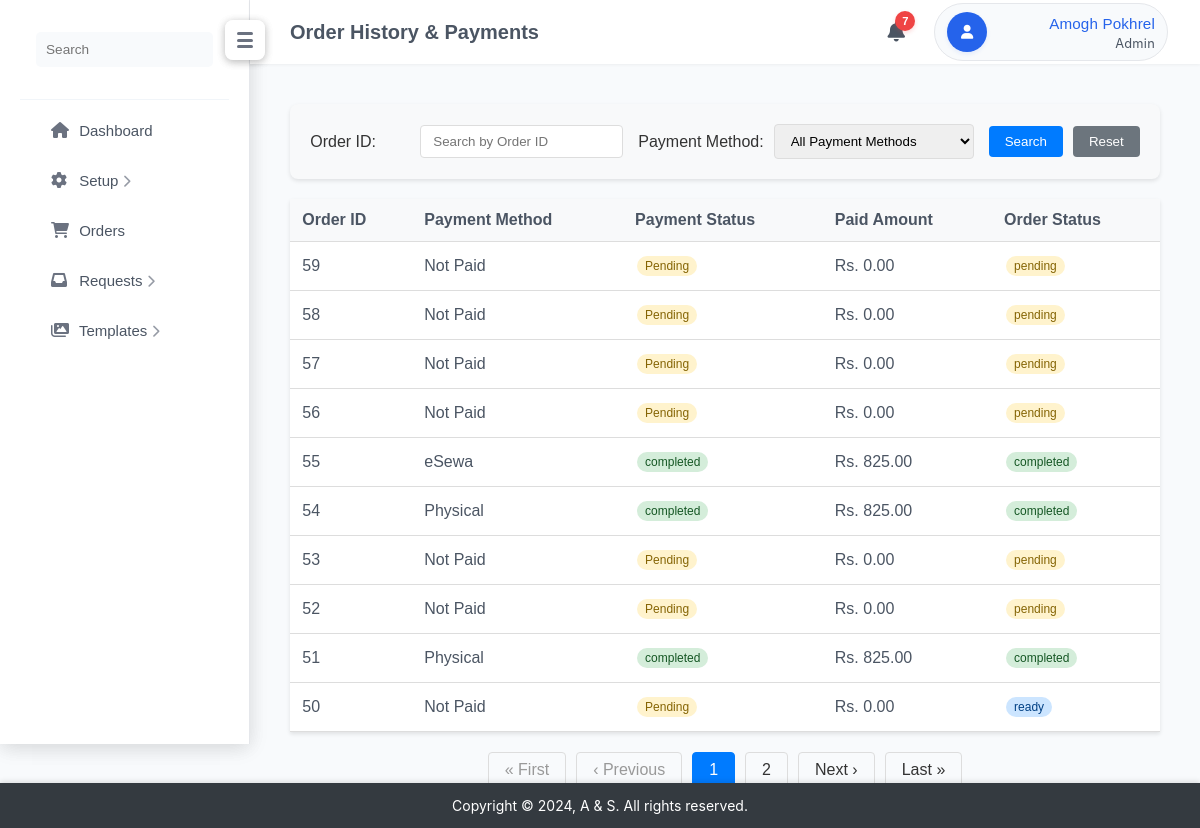
The page /pages/admin_order_history.php (signed in) on the database its author committed.
### tables this page shows
CREATE TABLE `order` (
  `id` int(11) NOT NULL,
  `uid` int(11) NOT NULL,
  `created_at` timestamp NOT NULL DEFAULT current_timestamp(),
  `order_date` timestamp NOT NULL DEFAULT current_timestamp()
);

### pages/admin_order_history.php (the view, shortened to what this page needs)
<?php
include '../includes/db.php';
$search_order_id = isset($_GET['order_id']) ? trim($_GET['order_id']) : '';
$search_payment_method = isset($_GET['payment_method']) ? trim($_GET['payment_method']) : '';
$items_per_page = 10;
$page = isset($_GET['page']) ? (int) $_GET['page'] : 1;
$offset = ($page - 1) * $items_per_page;
$params = array();
$count_query = "SELECT COUNT(DISTINCT o.id) as total FROM `order` o";
$stmt = $conn->prepare($count_query);
$stmt->execute();
$total_orders = $stmt->get_result()->fetch_assoc()['total'];
$total_pages = ceil($total_orders / $items_per_page);
$query = "SELECT DISTINCT o.*, u.name as customer_name
          FROM `order` o
          LEFT JOIN users u ON o.uid = u.id";
$query .= " ORDER BY o.order_date DESC LIMIT ? OFFSET ?";
$params[] = $items_per_page;
$params[] = $offset;
$stmt = $conn->prepare($query);
if (!empty($params)) {
    $stmt->bind_param(str_repeat('s', count($params)), ...$params);
}
$stmt->execute();
$result = $stmt->get_result();
$orders = array();
if ($result && $result->num_rows > 0) {
    while ($row = $result->fetch_assoc()) {
        $orders[] = $row;
    }
}
require_once '../includes/header.php';
?>
<!DOCTYPE html>
<html lang="en">
<head>
    <link rel="stylesheet" href="../assets/css/style.css">
</head>
<body>
    <?php include('../includes/header.php'); ?>
    <div class="main-content">
        <?php include('../includes/inner_header.php'); ?>
        <div class="container">
            <form class="search-form" method="GET">
                <div class="form-group">
                    <label for="order_id">Order ID:</label>
                    <input type="number" id="order_id" name="order_id" placeholder="Search by Order ID"
                        value="<?php echo htmlspecialchars($search_order_id); ?>">
                </div>
                <div class="form-group">
                    <label for="payment_method">Payment Method:</label>
                    <select id="payment_method" name="payment_method">
                        <option value="">All Payment Methods</option>
                    </select>
                </div>
                <div class="form-group">
                    <button type="submit">Search</button>
                    <button type="button" onclick="window.location.href='admin_order_history.php'">Reset</button>
                </div>
            </form>
            <table class="orders-table">
                <thead>
                    <tr>
                        <th>Order ID</th>
                        <th>Payment Method</th>
                        <th>Payment Status</th>
                        <th>Paid Amount</th>
                        <th>Order Status</th>
                    </tr>
                </thead>
                <tbody>
                    <?php
                    if (empty($orders)) {
                        echo "<tr><td colspan='5'>No orders found</td></tr>";
                    } else {
                        foreach ($orders as $order) {
                            $items_query = "SELECT oil.*, p.payment_method, p.amount as paid_amount,
                                          p.status as payment_status, p.payment_date, p.transaction_id
                                          FROM order_item_line oil
                                          LEFT JOIN payments p ON oil.id = p.order_item_id
                                          WHERE oil.oid = " . intval($order['id']);
                            $items_result = $conn->query($items_query);
                            $total_amount = 0;
                            $total_paid = 0;
                            $order_statuses = array();
                            $payment_methods = array();
                            $payment_statuses = array();
                            $payment_dates = array();
                            $transactions = array();
                            if ($items_result && $items_result->num_rows > 0) {
                                while ($item = $items_result->fetch_assoc()) {
                                    $total_amount += floatval($item['total_price']);
                                    $order_statuses[$item['status']] = true;
                                    if (!empty($item['payment_method'])) {
                                        if (strtolower($item['payment_method']) === 'esewa') {
                                            $payment_methods['eSewa'] = true;
                                        } else {
                                            $payment_methods['Physical'] = true;
                                        }
                                        $payment_statuses[$item['payment_status']] = true;
                                        if (!empty($item['payment_date'])) {
                                            $payment_dates[] = $item['payment_date'];
                                        }
                                        if (!empty($item['transaction_id'])) {
                                            $transactions[] = [
                                                'method' => $item['payment_method'],
                                                'id' => $item['transaction_id']
                                            ];
                                        }
                                        $total_paid += floatval($item['paid_amount']);
                                    }
                                }
                            }
                            ?>
                            <tr onclick="showOrderDetails(<?php
                            echo htmlspecialchars(json_encode([
                                'orderId' => $order['id'],
                                'customerName' => $order['customer_name'] ?? 'Unknown',
                                'orderDate' => date('Y-m-d H:i', strtotime($order['order_date'])),
                                'totalAmount' => number_format($total_amount, 2),
                                'paymentDates' => empty($payment_dates) ? ['N/A'] : array_map(function ($date) {
                                    return date('Y-m-d H:i', strtotime($date));
                                }, $payment_dates),
                                'transactions' => $transactions
                            ]));
                            ?>)">
                                <td><?php echo htmlspecialchars($order['id']); ?></td>
                                <td><?php
                                if (!empty($payment_methods)) {
                                    $methods = array_keys($payment_methods);
                                    sort($methods);
                                    echo implode(', ', $methods);
                                } else {
                                    echo 'Not Paid';
                                }
                                ?></td>
                                <td>
                                    <?php
                                    if (empty($payment_statuses)) {
                                        echo "<span class='status-badge status-pending'>Pending</span>";
                                    } else {
                                        foreach (array_keys($payment_statuses) as $status) {
                                            echo "<span class='status-badge status-" . strtolower($status) . "'>"
                                                . htmlspecialchars($status)
                                                . "</span> ";
                                        }
                                    }
                                    ?>
                                </td>
                                <td>Rs. <?php echo number_format($total_paid, 2); ?></td>
                                <td>
                                    <?php
                                    if (empty($order_statuses)) {
                                        echo "<span class='status-badge status-pending'>Pending</span>";
                                    } else {
                                        foreach (array_keys($order_statuses) as $status) {
                                            echo "<span class='status-badge status-" . strtolower($status) . "'>"
                                                . htmlspecialchars($status)
                                                . "</span> ";
                                        }
                                    }
                                    ?>
                                </td>
                            </tr>
                            <?php
                        }
                    }
                    ?>
                </tbody>
            </table>
            <?php if ($total_pages > 1): ?>
                <div class="pagination">
                    <?php if ($page > 1): ?>
                        <a
                            href="?page=1<?php echo !empty($search_order_id) ? '&order_id=' . urlencode($search_order_id) : ''; ?><?php echo !empty($search_payment_method) ? '&payment_method=' . urlencode($search_payment_method) : ''; ?>">&laquo;
                            First</a>
                        <a
                            href="?page=<?php echo $page - 1; ?><?php echo !empty($search_order_id) ? '&order_id=' . urlencode($search_order_id) : ''; ?><?php echo !empty($search_payment_method) ? '&payment_method=' . urlencode($search_payment_method) : ''; ?>">&lsaquo;
                            Previous</a>
                    <?php else: ?>
                        <span class="disabled">&laquo; First</span>
                        <span class="disabled">&lsaquo; Previous</span>
                    <?php endif; ?>
                    <?php
                    $start_page = max(1, $page - 2);
                    $end_page = min($total_pages, $page + 2);
                    for ($i = $start_page; $i <= $end_page; $i++) {
                        if ($i == $page) {
                            echo "<span class='active'>$i</span>";
                        } else {
                            echo "<a href='?page=$i" .
                                (!empty($search_order_id) ? '&order_id=' . urlencode($search_order_id) : '') .
                                (!empty($search_payment_method) ? '&payment_method=' . urlencode($search_payment_method) : '') .
                                "'>$i</a>";
                        }
                    }
                    ?>
                    <?php if ($page < $total_pages): ?>
                        <a
                            href="?page=<?php echo $page + 1; ?><?php echo !empty($search_order_id) ? '&order_id=' . urlencode($search_order_id) : ''; ?><?php echo !empty($search_payment_method) ? '&payment_method=' . urlencode($search_payment_method) : ''; ?>">Next
                            &rsaquo;</a>
                        <a
                            href="?page=<?php echo $total_pages; ?><?php echo !empty($search_order_id) ? '&order_id=' . urlencode($search_order_id) : ''; ?><?php echo !empty($search_payment_method) ? '&payment_method=' . urlencode($search_payment_method) : ''; ?>">Last
                            &raquo;</a>
                    <?php else: ?>
                        <span class="disabled">Next &rsaquo;</span>
                        <span class="disabled">Last &raquo;</span>
                    <?php endif; ?>
                </div>
            <?php endif; ?>
        </div>
    </div>
    <?php include('../includes/footer.php'); ?>
</body>
</html>

### rows shown on the page
order: id "59", shows "Not Paid", shows "Pending", total_paid "0.00", status "pending"
order: id "58", shows "Not Paid", shows "Pending", total_paid "0.00", status "pending"
order: id "57", shows "Not Paid", shows "Pending", total_paid "0.00", status "pending"
order: id "56", shows "Not Paid", shows "Pending", total_paid "0.00", status "pending"
order: id "55", methods "eSewa", status "completed", total_paid "825.00"
order: id "54", methods "Physical", status "completed", total_paid "825.00"
order: id "53", shows "Not Paid", shows "Pending", total_paid "0.00", status "pending"
order: id "52", shows "Not Paid", shows "Pending", total_paid "0.00", status "pending"
order: id "51", methods "Physical", status "completed", total_paid "825.00"
order: id "50", shows "Not Paid", shows "Pending", total_paid "0.00", status "ready"

### other values the page prints
$pageTitle "Order History & Payments"
$initial_unread_count "7"
$userName "Amogh Pokhrel"
$userRole "Admin"
